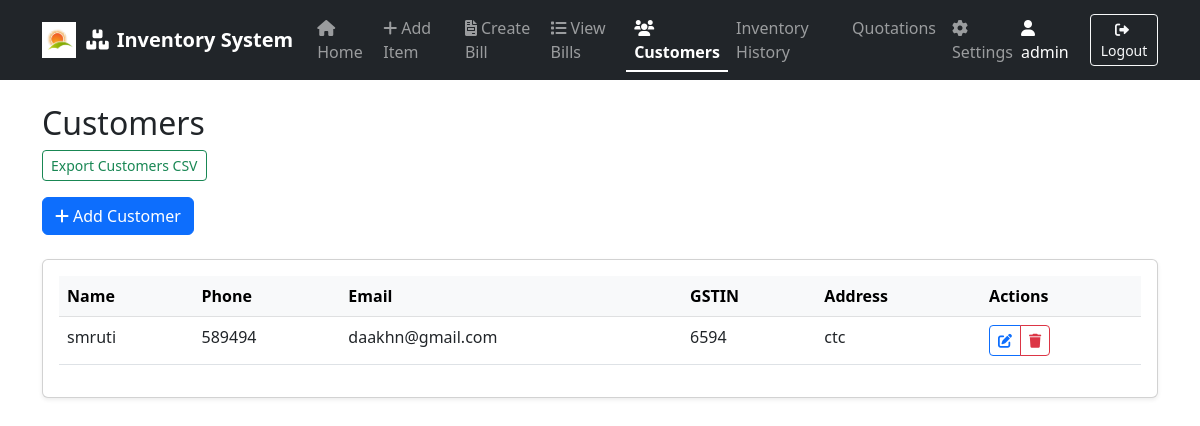
Page /customers (signed in) on the earlier database version.
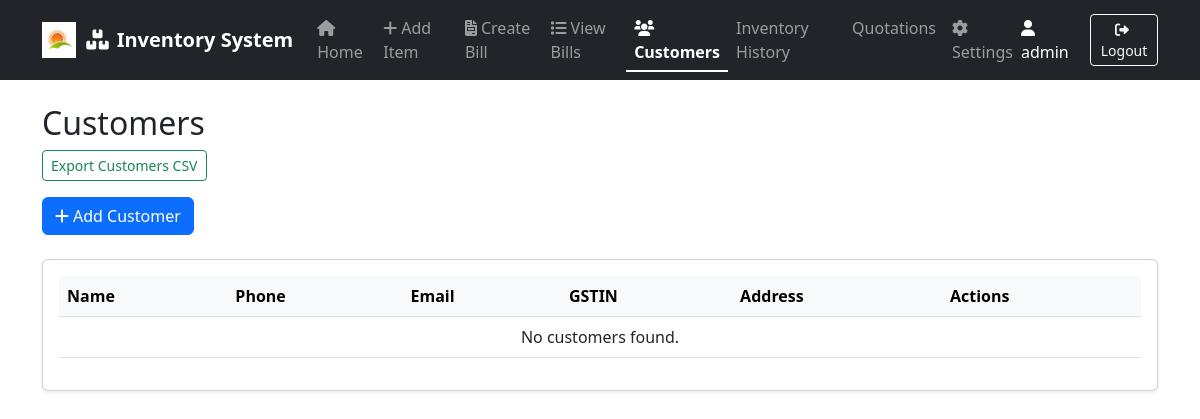
Same page on the later database version.
### app.py (models this page shows)
class Customer(db.Model):
    id = db.Column(db.Integer, primary_key=True)
    name = db.Column(db.String(100), nullable=False)
    phone = db.Column(db.String(20))
    email = db.Column(db.String(100))
    address = db.Column(db.String(200))
    gstin = db.Column(db.String(50))
    created_at = db.Column(db.DateTime, default=datetime.utcnow)
    bills = db.relationship('Bill', backref='customer', lazy=True)

### app.py (the view)
@app.route('/customers')
@login_required
def customers():
    customers = Customer.query.order_by(Customer.name).all()
    return render_template('customers.html', customers=customers)

### app.py (called while the page is built)
@login_manager.user_loader
def load_user(user_id):
    return User.query.get(int(user_id))

### templates/customers.html
{% extends "base.html" %}
{% block content %}
<h2>Customers</h2>
<a href="{{ url_for('export_customers') }}" class="btn btn-outline-success btn-sm mb-3">Export Customers CSV</a>
<div class="d-flex justify-content-between align-items-center mb-4">
    <a href="{{ url_for('add_customer') }}" class="btn btn-primary">
        <i class="fas fa-plus me-1"></i>Add Customer
    </a>
</div>
<div class="card shadow-sm">
    <div class="card-body">
        <div class="table-responsive">
            <table class="table table-hover">
                <thead class="table-light">
                    <tr>
                        <th>Name</th>
                        <th>Phone</th>
                        <th>Email</th>
                        <th>GSTIN</th>
                        <th>Address</th>
                        <th>Actions</th>
                    </tr>
                </thead>
                <tbody>
                    {% for customer in customers %}
                    <tr>
                        <td>{{ customer.name }}</td>
                        <td>{{ customer.phone or '-' }}</td>
                        <td>{{ customer.email or '-' }}</td>
                        <td>{{ customer.gstin or '-' }}</td>
                        <td>{{ customer.address or '-' }}</td>
                        <td>
                            <div class="btn-group btn-group-sm">
                                <a href="{{ url_for('edit_customer', id=customer.id) }}" class="btn btn-outline-primary">
                                    <i class="fas fa-edit"></i>
                                </a>
                                <a href="{{ url_for('delete_customer', id=customer.id) }}" class="btn btn-outline-danger"
                                   onclick="return confirm('Are you sure you want to delete this customer?')">
                                    <i class="fas fa-trash"></i>
                                </a>
                            </div>
                        </td>
                    </tr>
                    {% else %}
                    <tr>
                        <td colspan="6" class="text-center">No customers found.</td>
                    </tr>
                    {% endfor %}
                </tbody>
            </table>
        </div>
    </div>
</div>
{% endblock %}

### templates/base.html (shortened to what this page needs)
<!DOCTYPE html>
<html lang="en">
<head>
    <link href="https://cdn.jsdelivr.net/npm/bootstrap@5.3.0/dist/css/bootstrap.min.css" rel="stylesheet">
    <link href="https://cdnjs.cloudflare.com/ajax/libs/font-awesome/6.0.0/css/all.min.css" rel="stylesheet">
</head>
<body>
    <nav class="navbar navbar-expand-lg navbar-dark bg-dark">
        <div class="container">
            <a class="navbar-brand d-flex align-items-center" href="/">
                <img src="{{ url_for('static', filename='logo.png') }}" alt="Logo" style="height:36px;width:auto;margin-right:10px;">
                <span><i class="fas fa-boxes me-2"></i>Inventory System</span>
            </a>
            <div class="collapse navbar-collapse" id="navbarNav">
                <ul class="navbar-nav me-auto">
                    <li class="nav-item">
                        <a class="nav-link {% if request.endpoint == 'index' %}active{% endif %}" href="/">
                            <i class="fas fa-home me-1"></i>Home
                        </a>
                    </li>
                    <li class="nav-item">
                        <a class="nav-link {% if request.endpoint == 'add_item' %}active{% endif %}" href="/add_item">
                            <i class="fas fa-plus me-1"></i>Add Item
                        </a>
                    </li>
                    <li class="nav-item">
                        <a class="nav-link {% if request.endpoint == 'create_bill' %}active{% endif %}" href="/create_bill">
                            <i class="fas fa-file-invoice me-1"></i>Create Bill
                        </a>
                    </li>
                    <li class="nav-item">
                        <a class="nav-link {% if request.endpoint == 'view_bills' %}active{% endif %}" href="/bills">
                            <i class="fas fa-list me-1"></i>View Bills
                        </a>
                    </li>
                    <li class="nav-item">
                        <a class="nav-link {% if request.endpoint == 'customers' %}active{% endif %}" href="{{ url_for('customers') }}">
                            <i class="fas fa-users me-1"></i>Customers
                        </a>
                    </li>
                    <li class="nav-item">
                        <a class="nav-link {% if request.endpoint == 'inventory_history' %}active{% endif %}" href="{{ url_for('inventory_history') }}">Inventory History</a>
                    </li>
                    <li class="nav-item">
                        <a class="nav-link {% if request.endpoint == 'quotations' %}active{% endif %}" href="{{ url_for('quotations') }}">Quotations</a>
                    </li>
                    {% if session.get('user_role') == 'admin' %}
                    <li class="nav-item">
                        <a class="nav-link {% if request.endpoint == 'settings' %}active{% endif %}" href="{{ url_for('settings') }}">
                            <i class="fas fa-cog me-1"></i>Settings
                        </a>
                    </li>
                    {% endif %}
                </ul>
                {% if session.get('user_id') %}
                <div class="d-flex align-items-center">
                    <span class="user-info">
                        <i class="fas fa-user me-1"></i>
                        {{ session.get('username', 'User') }}
                    </span>
                    <a href="/logout" class="btn btn-outline-light btn-sm">
                        <i class="fas fa-sign-out-alt me-1"></i>Logout
                    </a>
                </div>
                {% endif %}
            </div>
        </div>
    </nav>
    <div class="container mt-4">
        {% block content %}{% endblock %}
    </div>
</body>
</html>

### templates/base.html (style rules this page uses)
.navbar-brand { font-weight: bold; }
.user-info { color: #fff; margin-right: 15px; }
.nav-link { position: relative; }
.nav-link.active { font-weight: bold; }
.nav-link.active::after { content: ''; position: absolute; bottom: 0; left: 0; width: 100%; height: 2px; background-color: #fff; }

Differences in the rows shown:
removed Customer: name "smruti", phone "589494", email "daakhn@gmail.com", gstin "6594", address "ctc"
Other differences:
text now shown: "No customers found."
